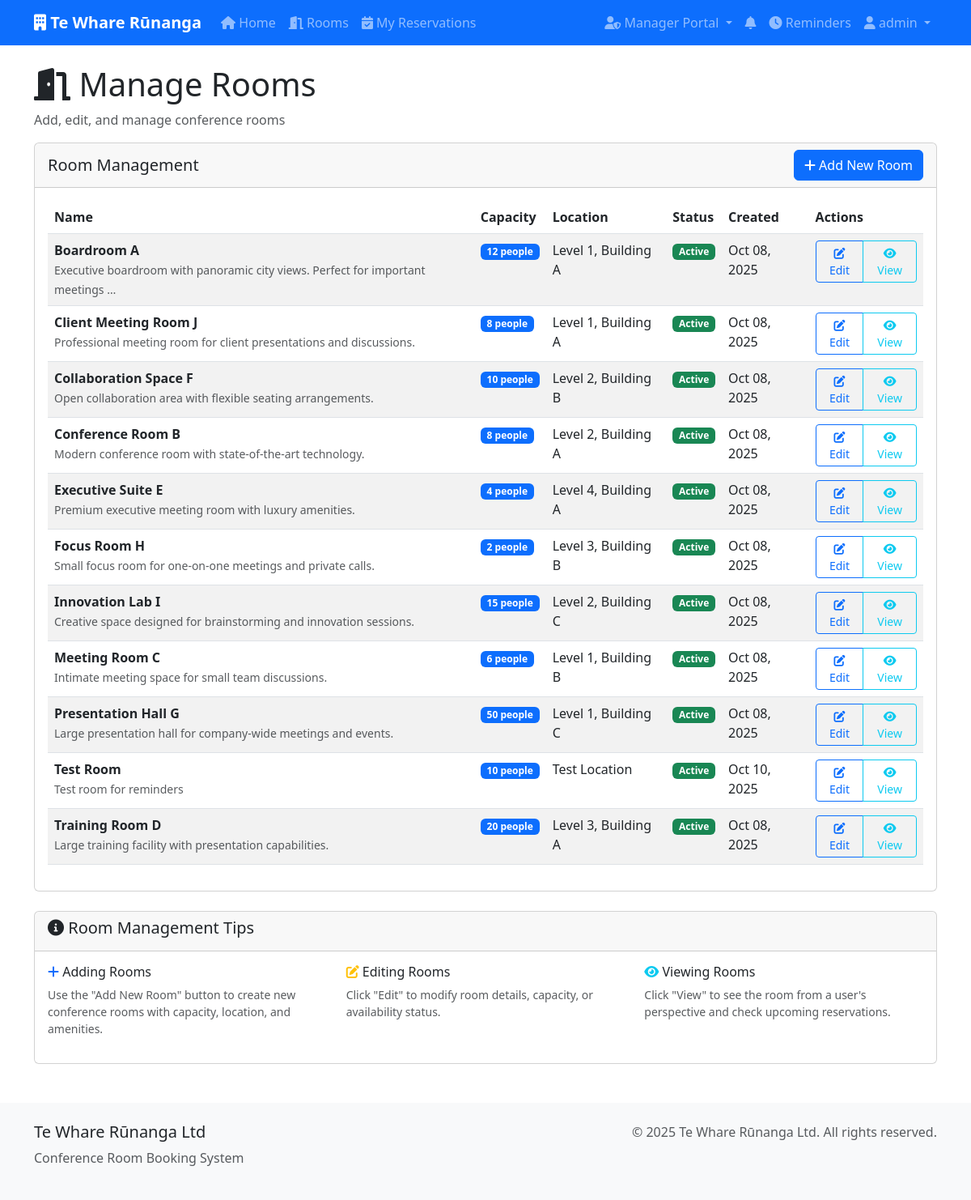
/manager/rooms/ (signed in), run on the app's committed database.
### bookings/models.py (models this page shows, shortened)
class Room(models.Model):
    name = models.CharField(max_length=100, unique=True)
    capacity = models.PositiveIntegerField()
    description = models.TextField(blank=True)
    location = models.CharField(max_length=200)
    amenities = models.TextField(blank=True)
    is_active = models.BooleanField(default=True)
    created_at = models.DateTimeField(auto_now_add=True)
    updated_at = models.DateTimeField(auto_now=True)
    class Meta:
        ordering = ['name']

### bookings/views.py (the view)
# urls.py: path('manager/rooms/', views.admin_room_manage, name='admin_room_manage'),
@login_required
def admin_room_manage(request):
    if not hasattr(request.user, 'profile') or not request.user.profile.is_admin:
        messages.error(request, 'Access denied. Admin privileges required.')
        return redirect('home')
    rooms = Room.objects.all().order_by('name')
    return render(request, 'bookings/admin_room_manage.html', {'rooms': rooms})

### bookings/context_processors.py (called while the page is built)
def notification_count(request):
    if request.user.is_authenticated:
        unread_count = Notification.objects.filter(
            user=request.user,
            is_read=False
        ).count()
        return {'unread_notifications_count': unread_count}
    return {'unread_notifications_count': 0}

### templates/bookings/admin_room_manage.html (shortened to what this page needs)
{% extends 'bookings/base.html' %}
{% block content %}
<div class="row">
    <div class="col-12">
        <h1><i class="fas fa-door-open"></i> Manage Rooms</h1>
        <p class="text-muted">Add, edit, and manage conference rooms</p>
    </div>
</div>
<div class="row mb-4">
    <div class="col-12">
        <div class="card">
            <div class="card-header d-flex justify-content-between align-items-center">
                <h5 class="mb-0">Room Management</h5>
                <a href="/admin/bookings/room/add/" class="btn btn-primary">
                    <i class="fas fa-plus"></i> Add New Room
                </a>
            </div>
            <div class="card-body">
                <div class="table-responsive">
                    <table class="table table-striped">
                        <thead>
                            <tr>
                                <th>Name</th>
                                <th>Capacity</th>
                                <th>Location</th>
                                <th>Status</th>
                                <th>Created</th>
                                <th>Actions</th>
                            </tr>
                        </thead>
                        <tbody>
                            {% for room in rooms %}
                            <tr>
                                <td>
                                    <strong>{{ room.name }}</strong>
                                    {% if room.description %}
                                    <br><small class="text-muted">{{ room.description|truncatewords:10 }}</small>
                                    {% endif %}
                                </td>
                                <td>
                                    <span class="badge bg-primary">{{ room.capacity }} people</span>
                                </td>
                                <td>{{ room.location }}</td>
                                <td>
                                    {% if room.is_active %}
                                        <span class="badge bg-success">Active</span>
                                    {% else %}
                                        <span class="badge bg-danger">Inactive</span>
                                    {% endif %}
                                </td>
                                <td>{{ room.created_at|date:"M d, Y" }}</td>
                                <td>
                                    <div class="btn-group" role="group">
                                        <a href="/admin/bookings/room/{{ room.id }}/change/" class="btn btn-sm btn-outline-primary">
                                            <i class="fas fa-edit"></i> Edit
                                        </a>
                                        <a href="{% url 'room_detail' room.id %}" class="btn btn-sm btn-outline-info">
                                            <i class="fas fa-eye"></i> View
                                        </a>
                                    </div>
                                </td>
                            </tr>
                            {% empty %}
                            <tr>
                                <td colspan="6" class="text-center text-muted">
                                    <i class="fas fa-info-circle"></i> No rooms found.
                                </td>
                            </tr>
                            {% endfor %}
                        </tbody>
                    </table>
                </div>
            </div>
        </div>
    </div>
</div>
<div class="row">
    <div class="col-12">
        <div class="card">
            <div class="card-header">
                <h5><i class="fas fa-info-circle"></i> Room Management Tips</h5>
            </div>
            <div class="card-body">
                <div class="row">
                    <div class="col-md-4">
                        <h6><i class="fas fa-plus text-primary"></i> Adding Rooms</h6>
                        <p class="text-muted small">Use the "Add New Room" button to create new conference rooms with capacity, location, and amenities.</p>
                    </div>
                    <div class="col-md-4">
                        <h6><i class="fas fa-edit text-warning"></i> Editing Rooms</h6>
                        <p class="text-muted small">Click "Edit" to modify room details, capacity, or availability status.</p>
                    </div>
                    <div class="col-md-4">
                        <h6><i class="fas fa-eye text-info"></i> Viewing Rooms</h6>
                        <p class="text-muted small">Click "View" to see the room from a user's perspective and check upcoming reservations.</p>
                    </div>
                </div>
            </div>
        </div>
    </div>
</div>
{% endblock %}

### templates/bookings/base.html (shortened to what this page needs)
<!DOCTYPE html>
<html lang="en">
<head>
    <link href="https://cdn.jsdelivr.net/npm/bootstrap@5.3.0/dist/css/bootstrap.min.css" rel="stylesheet">
    <link href="https://cdnjs.cloudflare.com/ajax/libs/font-awesome/6.0.0/css/all.min.css" rel="stylesheet">
</head>
<body>
    <nav class="navbar navbar-expand-lg navbar-dark bg-primary">
        <div class="container">
            <a class="navbar-brand" href="{% url 'home' %}">
                <i class="fas fa-building"></i> Te Whare Rūnanga
            </a>
            <div class="collapse navbar-collapse" id="navbarNav">
                <ul class="navbar-nav me-auto">
                    <li class="nav-item">
                        <a class="nav-link" href="{% url 'home' %}">
                            <i class="fas fa-home"></i> Home
                        </a>
                    </li>
                    <li class="nav-item">
                        <a class="nav-link" href="{% url 'room_list' %}">
                            <i class="fas fa-door-open"></i> Rooms
                        </a>
                    </li>
                    {% if user.is_authenticated %}
                    <li class="nav-item">
                        <a class="nav-link" href="{% url 'reservation_list' %}">
                            <i class="fas fa-calendar-check"></i> My Reservations
                        </a>
                    </li>
                    {% endif %}
                </ul>
                <ul class="navbar-nav">
                    {% if user.is_authenticated %}
                        {% if user.profile.is_admin %}
                        <li class="nav-item dropdown">
                            <a class="nav-link dropdown-toggle" href="#" id="adminDropdown" role="button" data-bs-toggle="dropdown">
                                <i class="fas fa-user-shield"></i> Manager Portal
                            </a>
                        </li>
                        {% endif %}
                        <li class="nav-item">
                            <a class="nav-link notification-badge" href="{% url 'notifications' %}">
                                <i class="fas fa-bell"></i>
                            </a>
                        </li>
                        <li class="nav-item">
                            <a class="nav-link" href="{% url 'reminder_list' %}">
                                <i class="fas fa-clock"></i> Reminders
                            </a>
                        </li>
                        <li class="nav-item dropdown">
                            <a class="nav-link dropdown-toggle" href="#" id="userDropdown" role="button" data-bs-toggle="dropdown">
                                <i class="fas fa-user"></i> {{ user.username }}
                            </a>
                        </li>
                    {% endif %}
                </ul>
            </div>
        </div>
    </nav>
    <main class="container mt-4">
        {% block content %}{% endblock %}
    </main>
    <footer class="footer mt-5 py-4">
        <div class="container">
            <div class="row">
                <div class="col-md-6">
                    <h5>Te Whare Rūnanga Ltd</h5>
                    <p class="text-muted">Conference Room Booking System</p>
                </div>
                <div class="col-md-6 text-md-end">
                    <p class="text-muted">&copy; 2025 Te Whare Rūnanga Ltd. All rights reserved.</p>
                </div>
            </div>
        </div>
    </footer>
</body>
</html>

### templates/bookings/base.html (style rules this page uses)
.navbar-brand { font-weight: bold; }
.card { transition: transform 0.2s; }
.footer { background-color: #f8f9fa; margin-top: 50px; }
.notification-badge { position: relative; }

### data on the page
Room: name "Boardroom A", description "Executive boardroom with panoramic city views. Perfect for important meetings …", capacity "12", location "Level 1, Building A", is_active "Active", created_at "Oct 08, 2025"
Room: name "Client Meeting Room J", description "Professional meeting room for client presentations and discussions.", capacity "8", location "Level 1, Building A", is_active "Active", created_at "Oct 08, 2025"
Room: name "Collaboration Space F", description "Open collaboration area with flexible seating arrangements.", capacity "10", location "Level 2, Building B", is_active "Active", created_at "Oct 08, 2025"
Room: name "Conference Room B", description "Modern conference room with state-of-the-art technology.", capacity "8", location "Level 2, Building A", is_active "Active", created_at "Oct 08, 2025"
Room: name "Executive Suite E", description "Premium executive meeting room with luxury amenities.", capacity "4", location "Level 4, Building A", is_active "Active", created_at "Oct 08, 2025"
Room: name "Focus Room H", description "Small focus room for one-on-one meetings and private calls.", capacity "2", location "Level 3, Building B", is_active "Active", created_at "Oct 08, 2025"
Room: name "Innovation Lab I", description "Creative space designed for brainstorming and innovation sessions.", capacity "15", location "Level 2, Building C", is_active "Active", created_at "Oct 08, 2025"
Room: name "Meeting Room C", description "Intimate meeting space for small team discussions.", capacity "6", location "Level 1, Building B", is_active "Active", created_at "Oct 08, 2025"
Room: name "Presentation Hall G", description "Large presentation hall for company-wide meetings and events.", capacity "50", location "Level 1, Building C", is_active "Active", created_at "Oct 08, 2025"
Room: name "Test Room", description "Test room for reminders", capacity "10", location "Test Location", is_active "Active", created_at "Oct 10, 2025"
Room: name "Training Room D", description "Large training facility with presentation capabilities.", capacity "20", location "Level 3, Building A", is_active "Active", created_at "Oct 08, 2025"

### other printed values
{{ user.username }} "admin"
